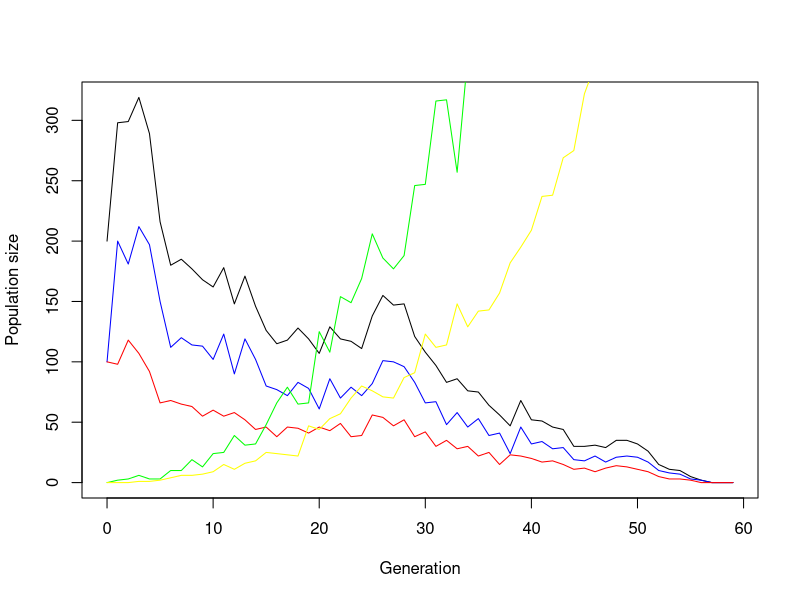

Write the R code that produced this figure. (Note: this script raises an error after producing the figure.)
## ---- chunk 1
# Simulate WT-Population without any mutations and stochasticity
simulate_one_gen <- function(N_j0, N_a0,N_j0M, N_a0M, R_a, R_aM, S_j, S_jM, S_a, S_aM, mu){
  
  New_jtM <- rpois(1, N_a0 * mu * R_a)
  N_jt <- rpois(1, R_a * N_a0) - New_jtM #calculating number of WT juvenile individuals. 
  N_at <- rpois(1, S_j * N_j0 + S_a * N_a0) #calculating number of adult individuals
  
  
  N_jtM <- rpois(1, N_a0M * R_aM) + New_jtM # calculating number of Mutant juveniles
  N_atM <- rpois(1, N_j0M * S_jM + S_aM * N_a0M) # calculating number of Mutant adults
  
  
  return(c(N_jt, N_at, N_jtM, N_atM))
}
print(simulate_one_gen(100, 100,0, 0, 2, 2, 0.1,0.1, 0.6, 0.6, 0.02))
## ---- chunk 2
simulate_pop <- function(N_j0, N_a0,N_j0M, N_a0M, R_a, R_aM, S_j, S_jM, S_a, S_aM, mu, t_max) {
   # Create the vector in which to save the results
  pop_vector <- c(N_j0, N_a0, N_j0M, N_a0M) 
  # initiate the variables
  pop_new <- c(N_j0, N_a0, N_j0M, N_a0M)
  
  # run the simulation until generation t_max
  for (i in 1:t_max+1) {
    # redefine the current population one generation later
    pop_new <- simulate_one_gen(pop_new[1],pop_new[2],pop_new[3],pop_new[4], R_a,R_aM, S_j, S_jM, S_a, S_aM, mu)
    
    # add the new population sizes to the output vector
    pop_vector <- rbind(pop_vector,pop_new)
    # condition to stop the simulation before t_max: either the population exceeds 1.5 times the original population size, or it goes extinct
    if ( (pop_new[1]+pop_new[2]+ pop_new[3]+pop_new[4] >=10*(N_j0+ N_a0 + N_j0M+ N_a0M)) | (pop_new[1]+pop_new[2]+ pop_new[3]+pop_new[4]==0)) break }
  
  # add row and column names
  colnames(pop_vector) <- c("AC1", "AC2", "AC1M", "AC2M")
  rownames(pop_vector) <- (0:t_max)[1:length(pop_vector[,1])]
  
  return(pop_vector)
}
print(tail(simulate_pop(100, 100, 0,0, 1.8,2.5, 0.2,0.2, 0.6,0.6, 0.009, 1500)))


 
## ---- chunk 3
output <- simulate_pop(100, 100, 0,0, 1.8,2.5, 0.2,0.2, 0.6,0.6, 0.009, 1500)


x_range <- 0:(length(output[,1])-1)
# this plots the total population size
plot(x_range,output[,1]+output[,2],type='l',ylim=c(0,max(output[,1]+output[,2])),xlab = "Generation",ylab = "Population size")
# add number of Juvenile WT individuals
lines(x_range,output[,1], col="blue")
# add number of adult WT individuals
lines(x_range,output[,2], col="red")
#number of Juvenile Mutant individuals 
lines(x_range,output[,3], col = "green")
#number of adult mutant individuals
lines(x_range,output[,4], col = "yellow")
## ---- chunk 4
# set some parameters to fixed values
init_a <- 100
init_A <- 0
m_rate <- 0.001
max_gen <- 1000
# determine how often to run the simulation for each set of parameters
no_replicates <- 100

# set parameters to vary:
s_values <- c(0.2,0.3,0.4)
r_values <- c(0.05,0.1,0.15)

# initialize data table - where to collect the results
data_table <- c()
# run the simulation across all chosen parameters
# loop over decay rates
for(rval in r_values){
  # loop over selection coefficients
  for(sval in s_values){
    # different way of running many simulations: make replicates using "repeat" function with a counter i
    # reset counter
    i<-1
    repeat {
      # increase counter by one
      i<-i+1
      # run the simulation once
      one_run <- simulate_pop(init_a,init_A,rval,sval,m_rate,max_gen)
      # determine total population sizes
      total_size <- one_run[,1]+one_run[,2]
      # determine minimum population size
      min_size <- min(total_size)
      # determine (first) generation at which this population size occurred
      min_gen <- as.numeric(which(total_size==min_size)[1])
      # enter the data into the table
      data_table <- rbind(data_table,c(rval,sval,min_gen,min_size)) # note that we add the varying parameters (decay rate and selection coefficient) to the table too
      # stop the repeated computation after no_replicates times
      if(i>no_replicates) break
    }
  }
}
# define column names of data table
colnames(data_table) <- c("r","s","min_gen","no_min")
# show the first lines of the output
print(head(data_table))
## ---- chunk 5
#N_j0, N_a0,N_j0M, N_a0M, R_a, R_aM, S_j, S_jM, S_a, S_aM, mu, t_max
# set some parameters to fixed values
N_j0 <- 50
N_a0 <- 50
N_j0M <- 0
N_a0M <- 0
R_a <- 2
R_aM <- 2
S_j <- 0.2
S_a <- 0.6
mu <- 0.01
t_max <- 1000




# determine how often to run the simulation for each set of parameters
no_replicates <- 100

# initialize data table - where to collect the results
data_table <- c()

# Doing a parameter sweep
for (selection_on_jM in c(TRUE,FALSE)){
  for (s_coeff in seq(1,1.1, 0.01)){
    S_j <- 0.2
    S_jM <- S_j * ifelse(selection_on_jM, s_coeff, 1)
    S_a <- 0.6
    S_aM <- S_a * ifelse(selection_on_jM, 1, s_coeff)
    
    print(paste(selection_on_jM, S_jM, S_aM))
    i<-1
    repeat {
      print(i)
      # increase counter by one
      i<-i+1
      # run the simulation once
      one_run <- simulate_pop(N_j0, N_a0,N_j0M, N_a0M, R_a, R_aM, S_j, S_jM, S_a, S_aM, mu, t_max)
      # determine total population sizes
      total_size <- one_run[,1]+one_run[,2] +one_run[,3]+one_run[,4]
      # determine minimum population size
      min_size <- min(total_size)
      # determine (first) generation at which this population size occurred
      min_gen <- as.numeric(which(total_size==min_size)[1])
      # enter the data into the table
      data_table <- rbind(data_table,c(s_coeff,ifelse(selection_on_jM, "on_juv", "on_adults"),min_gen,min_size)) # note that we add the varying parameters (decay rate and selection coefficient) to the table too
      # stop the repeated computation after no_replicates times
      if(i>no_replicates) break
    }
  }  
}
 
# define column names of data table
colnames(data_table) <- c("s_coeff","juveniles or adults","min_gen","no_min")
# show the first lines of the output
print(head(data_table))
print(tail(data_table))





#define WT leslie matrix and get growth-rate

l_matrix_WT <- matrix(c(
  0, R_a,
  S_j, S_a
), nrow = 2, byrow = TRUE)

all_eigen <- eigen(l_matrix_WT)
growth_rate_WT <- max(Re(all_eigen$values))
l_matrix_WT
growth_rate_WT

# define WT leslie matrix and get growth-rate
l_matrix_Mut <- matrix(c(
  0, R_aM,
  S_jM, S_aM
), nrow = 2, byrow = TRUE)

all_eigen <- eigen(l_matrix_Mut)
growth_rate_Mut <- max(Re(all_eigen$values))
l_matrix_Mut
growth_rate_Mut






# set parameters to vary: S_jM and S_aM

j_values <- c(0.2,0.3,0.4)
a_values <- c(0.05,0.1,0.15)

# initialize data table - where to collect the results
data_table <- c()
# run the simulation across all chosen parameters
# loop over decay rates
for(rval in r_values){
  # loop over selection coefficients
  for(sval in s_values){
    # different way of running many simulations: make replicates using "repeat" function with a counter i
    # reset counter
    i<-1
    repeat {

      # increase counter by one
      i<-i+1
      # run the simulation once
      one_run <- simulate_pop(init_a,init_A,rval,sval,m_rate,max_gen)
      # determine total population sizes
      total_size <- one_run[,1]+one_run[,2]
      # determine minimum population size
      min_size <- min(total_size)
      # determine (first) generation at which this population size occurred
      min_gen <- as.numeric(which(total_size==min_size)[1])
      # enter the data into the table
      data_table <- rbind(data_table,c(rval,sval,min_gen,min_size)) # note that we add the varying parameters (decay rate and selection coefficient) to the table too
      # stop the repeated computation after no_replicates times
      if(i>no_replicates) break
    }
  }
}
# define column names of data table
colnames(data_table) <- c("r","s","min_gen","no_min")
# show the first lines of the output
print(head(data_table))
## ---- chunk 6

N_j0 <- 50
N_a0 <- 50
N_j0M <- 0
N_a0M <- 0
R_a <- 2
R_aM <- 2
S_j <- 0.2
S_jM_test <- 0.215
S_a <- 0.6
S_aM_test <- 0.6
mu <- 0.01
t_max <- 1000

for (i in 1:100){
  simtst <- simulate_pop(N_j0, N_a0,N_j0M, N_a0M, R_a, R_aM, S_j, S_jM_test, S_a, S_aM_test, mu, t_max)
  print(i)
}
